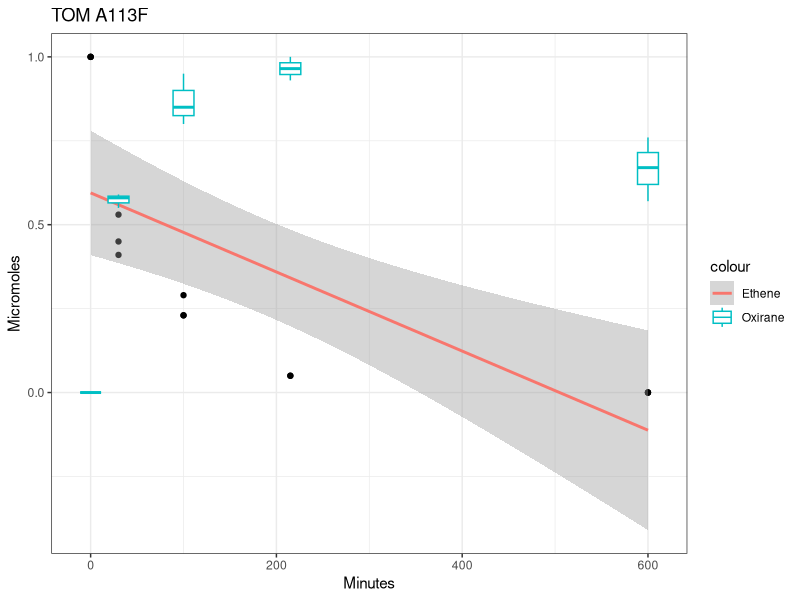

Write R code to recreate this figure. (Note: this script raises an error after producing the figure.)
library(ggplot2)

d=read.csv('time-course.csv')

ggplot(d, group=sample) +

geom_point( aes(mins, eth) ) + 
geom_smooth( aes(mins, eth, color="Ethene"), 
  method="glm",
  family=gaussian(link="log"),
  start=c(7,0)) +

# geom_point( aes(mins, oxi) ) + 
geom_boxplot( aes(mins, oxi, group=mins, color="Oxirane") ) + 
# geom_smooth( aes(mins, oxi, color="Oxirane") ) +  

labs(x="Minutes", y="Micromoles", title="TOM A113F" ) + 

theme_bw() +
ggsave('time-course.png', width=4, height=4) 


